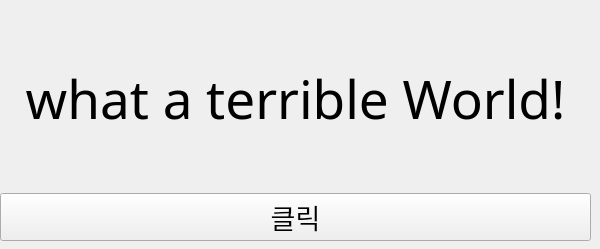
<?xml version="1.0" encoding="UTF-8"?>
<ui version="4.0">
 <class>Form</class>
 <widget class="QWidget" name="Form">
  <property name="geometry">
   <rect>
    <x>0</x>
    <y>0</y>
    <width>600</width>
    <height>249</height>
   </rect>
  </property>
  <property name="maximumSize">
   <size>
    <width>600</width>
    <height>250</height>
   </size>
  </property>
  <property name="font">
   <font>
    <family>Bauhaus 93</family>
    <pointsize>40</pointsize>
   </font>
  </property>
  <property name="windowTitle">
   <string>네번째 QT앱</string>
  </property>
  <widget class="QWidget" name="verticalLayoutWidget">
   <property name="geometry">
    <rect>
     <x>0</x>
     <y>10</y>
     <width>591</width>
     <height>231</height>
    </rect>
   </property>
   <layout class="QVBoxLayout" name="verticalLayout">
    <item>
     <widget class="QLabel" name="label">
      <property name="styleSheet">
       <string notr="true">color : 'red';
background : 'black'</string>
      </property>
      <property name="text">
       <string>what a terrible World!</string>
      </property>
      <property name="alignment">
       <set>Qt::AlignCenter</set>
      </property>
     </widget>
    </item>
    <item>
     <widget class="QPushButton" name="btnMsg">
      <property name="font">
       <font>
        <family>맑은 고딕</family>
        <pointsize>20</pointsize>
       </font>
      </property>
      <property name="text">
       <string>클릭</string>
      </property>
     </widget>
    </item>
   </layout>
  </widget>
 </widget>
 <resources/>
 <connections/>
</ui>
